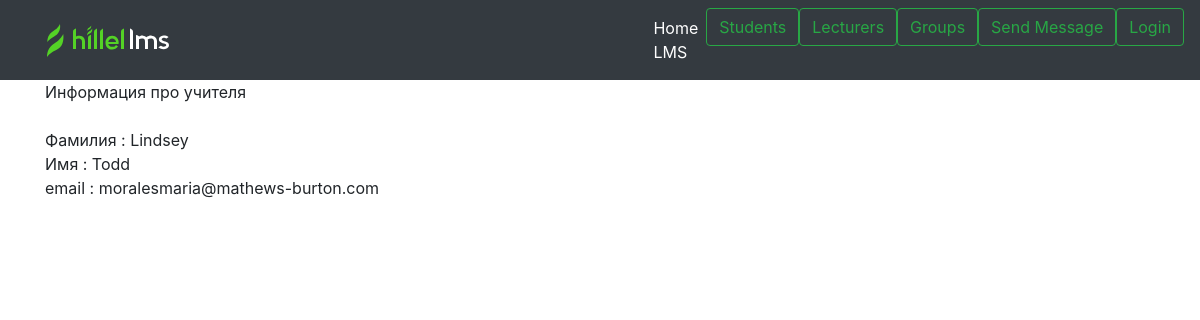
Page /all_lecturers/2 on the committed database.
### academy/models.py (models this page shows, shortened)
class Lecturer(models.Model):
    lecturer_id = models.AutoField(primary_key=True)
    first_name = models.CharField('Имя лектора', max_length=100)
    last_name = models.CharField('Фамилия лектора', max_length=100)
    email = models.EmailField(max_length=100)
    cover = models.ImageField(upload_to='covers/lector_photo', default='covers/lector_photo/turtle.png')

### academy/views.py (the view)
# urls.py: path('all_lecturers/<int:lecturer_id>', views.get_lecturer, name='lecturer'),
def get_lecturer(request, lecturer_id):
    lecturer = get_object_or_404(Lecturer, lecturer_id=lecturer_id)
    return render(request, 'academy/get_lecturer.html', {'lecturer': lecturer})

### academy/templates/academy/get_lecturer.html (shortened to what this page needs)
{%extends 'academy/base.html'%}
{%load static%}
{% block content  %}
Информация про учителя
<div>
  <a>
    <br>Фамилия : {{ lecturer.last_name }}
    <br>Имя : {{ lecturer.first_name }}
    <br> email : {{ lecturer.email }}
  </a>
</div>
{% endblock %}

### rows in the picture
Lecturer: last_name "Lindsey", first_name "Todd", email "moralesmaria@mathews-burton.com"
